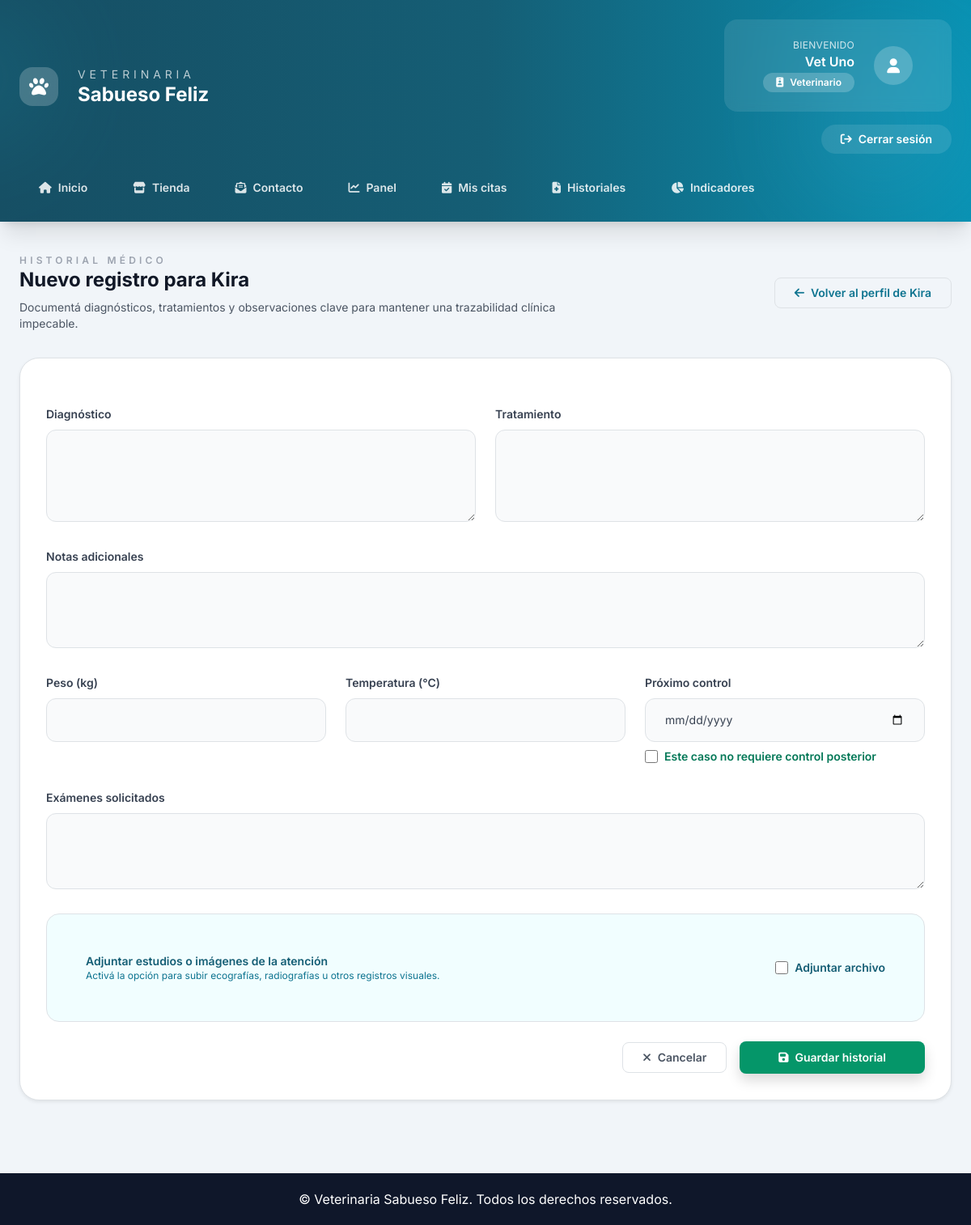
Screenshot of /registrar-historial/1/ (signed in) with the database file from the repository.
### Core/models.py (models this page shows, shortened)
class User(AbstractUser):
    ROLES = (
        ("ADMIN", "Administrador"),
        ("VET", "Veterinario"),
        ("ADMIN_OP", "Administrativo"),
        ("OWNER", "Propietario"),
    )
    rol = models.CharField(max_length=20, choices=ROLES)
    telefono = models.CharField(max_length=20, blank=True)
    direccion = models.CharField(max_length=200, blank=True)
    activo = models.BooleanField(default=True)
    avatar = models.ImageField(upload_to="avatars/", blank=True, null=True)
    especialidad = models.CharField(max_length=100, blank=True)  # para veterinarios

class Paciente(models.Model):
    nombre = models.CharField(max_length=100)
    especie = models.CharField(max_length=50)
    raza = models.CharField(max_length=50, blank=True)
    sexo = models.CharField(max_length=10)
    fecha_nacimiento = models.DateField()
    propietario = models.ForeignKey(Propietario, on_delete=models.CASCADE)
    vacunas = models.TextField(blank=True)
    alergias = models.TextField(blank=True)
    foto = models.ImageField(upload_to="pacientes/", blank=True, null=True)

### Core/views.py (the view, shortened to what this page needs)
# urls.py: path('registrar-historial/<int:paciente_id>/', views.registrar_historial, name='registrar_historial'),
@login_required
def registrar_historial(request, paciente_id):
    paciente = get_object_or_404(Paciente, id=paciente_id)
    if request.user.rol != "VET":
        messages.error(request, "No tienes permiso para registrar historial médico.")
        return redirect("dashboard")
    cita_asociada = None
    cita_id_param = request.GET.get("cita") or request.POST.get("cita_id")
    return render(
        request,
        "core/registrar_historial.html",
        {"paciente": paciente, "cita_asociada": cita_asociada},
    )

### Core/templates/core/registrar_historial.html (shortened to what this page needs)
{% extends "core/base.html" %}
{% block main_class %}max-w-7xl mx-auto px-4 sm:px-6 lg:px-8 py-10{% endblock %}
{% block content %}
<div class="space-y-8">
    <div class="flex flex-wrap items-center justify-between gap-4">
        <div>
            <p class="text-xs font-semibold uppercase tracking-[0.35em] text-gray-400">Historial médico</p>
            <h2 class="text-2xl font-bold text-gray-900">Nuevo registro para {{ paciente.nombre }}</h2>
            <p class="mt-2 max-w-2xl text-sm text-gray-600">
                Documentá diagnósticos, tratamientos y observaciones clave para mantener una trazabilidad clínica impecable.
            </p>
        </div>
        <a href="{% url 'detalle_mascota' paciente.id %}" class="inline-flex items-center gap-2 rounded-lg border border-cyan-200 px-4 py-2 text-sm font-semibold text-cyan-700 hover:bg-cyan-50">
            <i class="fas fa-arrow-left"></i>
            Volver al perfil de {{ paciente.nombre }}
        </a>
    </div>
    <form method="post" enctype="multipart/form-data" class="space-y-6 rounded-3xl border border-gray-200 bg-white p-8 shadow-sm">
        <div class="grid grid-cols-1 gap-6 md:grid-cols-2">
            <div class="space-y-2">
                <label class="text-sm font-semibold text-gray-700" for="diagnostico">Diagnóstico</label>
                <textarea id="diagnostico" name="diagnostico" rows="4" class="w-full rounded-xl border border-gray-300 bg-gray-50 px-4 py-3 text-sm text-gray-700 focus:border-cyan-500 focus:bg-white focus:outline-none focus:ring-2 focus:ring-cyan-200" required></textarea>
            </div>
            <div class="space-y-2">
                <label class="text-sm font-semibold text-gray-700" for="tratamiento">Tratamiento</label>
                <textarea id="tratamiento" name="tratamiento" rows="4" class="w-full rounded-xl border border-gray-300 bg-gray-50 px-4 py-3 text-sm text-gray-700 focus:border-cyan-500 focus:bg-white focus:outline-none focus:ring-2 focus:ring-cyan-200" required></textarea>
            </div>
        </div>
        <div class="space-y-2">
            <label class="text-sm font-semibold text-gray-700" for="notas">Notas adicionales</label>
            <textarea id="notas" name="notas" rows="3" class="w-full rounded-xl border border-gray-300 bg-gray-50 px-4 py-3 text-sm text-gray-700 focus:border-cyan-500 focus:bg-white focus:outline-none focus:ring-2 focus:ring-cyan-200"></textarea>
        </div>
        <div class="grid grid-cols-1 gap-6 md:grid-cols-3">
            <div class="space-y-2">
                <label class="text-sm font-semibold text-gray-700" for="peso">Peso (kg)</label>
                <input id="peso" type="number" step="0.01" name="peso" class="w-full rounded-xl border border-gray-300 bg-gray-50 px-4 py-3 text-sm text-gray-700 focus:border-cyan-500 focus:bg-white focus:outline-none focus:ring-2 focus:ring-cyan-200">
            </div>
            <div class="space-y-2">
                <label class="text-sm font-semibold text-gray-700" for="temperatura">Temperatura (°C)</label>
                <input id="temperatura" type="number" step="0.1" name="temperatura" class="w-full rounded-xl border border-gray-300 bg-gray-50 px-4 py-3 text-sm text-gray-700 focus:border-cyan-500 focus:bg-white focus:outline-none focus:ring-2 focus:ring-cyan-200">
            </div>
            <div class="space-y-2">
                <label class="text-sm font-semibold text-gray-700" for="proximo_control">Próximo control</label>
                <input id="proximo_control" type="date" name="proximo_control" class="w-full rounded-xl border border-gray-300 bg-gray-50 px-4 py-3 text-sm text-gray-700 focus:border-cyan-500 focus:bg-white focus:outline-none focus:ring-2 focus:ring-cyan-200">
                <label class="mt-2 inline-flex items-center gap-2 text-sm font-semibold text-emerald-700">
                    <input type="checkbox" id="sin_proximo_control" name="sin_proximo_control" class="h-4 w-4 rounded border-gray-300 text-emerald-600 focus:ring-emerald-500">
                    Este caso no requiere control posterior
                </label>
            </div>
        </div>
        <div class="space-y-2">
            <label class="text-sm font-semibold text-gray-700" for="examenes">Exámenes solicitados</label>
            <textarea id="examenes" name="examenes" rows="3" class="w-full rounded-xl border border-gray-300 bg-gray-50 px-4 py-3 text-sm text-gray-700 focus:border-cyan-500 focus:bg-white focus:outline-none focus:ring-2 focus:ring-cyan-200"></textarea>
        </div>
        <div class="rounded-2xl border border-dashed border-cyan-300 bg-cyan-50/70 p-5">
            <div class="flex flex-col gap-3 md:flex-row md:items-center md:justify-between">
                <div>
                    <p class="text-sm font-semibold text-cyan-800">Adjuntar estudios o imágenes de la atención</p>
                    <p class="text-xs text-cyan-700">Activá la opción para subir ecografías, radiografías u otros registros visuales.</p>
                </div>
                <label class="inline-flex items-center gap-2 text-sm font-semibold text-cyan-800">
                    <input type="checkbox" id="adjuntar_estudios" name="adjuntar_estudios" class="h-4 w-4 rounded border-cyan-400 text-cyan-600 focus:ring-cyan-500">
                    Adjuntar archivo
                </label>
            </div>
        </div>
        <div class="flex flex-wrap items-center justify-end gap-3">
            <a href="{% url 'detalle_mascota' paciente.id %}" class="inline-flex items-center gap-2 rounded-lg border border-gray-200 px-4 py-2 text-sm font-semibold text-gray-600 hover:bg-gray-100">
                <i class="fas fa-times"></i>
                Cancelar
            </a>
            <button type="submit" class="inline-flex items-center gap-2 rounded-lg bg-emerald-600 px-5 py-2.5 text-sm font-semibold text-white shadow hover:bg-emerald-700">
                <i class="fas fa-save"></i>
                Guardar historial
            </button>
        </div>
    </form>
</div>
{% endblock %}

### Core/templates/core/partials/header.html (shortened to what this page needs)
{% with current=request.resolver_match.url_name %}
<header class="relative overflow-hidden bg-gradient-to-r from-cyan-900 via-cyan-800 to-cyan-600 text-white shadow-xl">
    <div class="pointer-events-none absolute inset-0 opacity-20">
        <div class="absolute -left-32 top-0 h-48 w-48 rounded-full bg-cyan-400/60 blur-3xl"></div>
        <div class="absolute right-0 top-10 h-56 w-56 rounded-full bg-sky-300/50 blur-3xl"></div>
    </div>
    <div class="relative z-10 max-w-7xl mx-auto px-4 sm:px-6 lg:px-8 py-6">
        <div class="flex flex-col gap-6">
            <div class="flex flex-col gap-4 lg:flex-row lg:items-center lg:justify-between">
                <div class="flex items-center gap-4">
                    <div class="flex h-12 w-12 items-center justify-center rounded-2xl bg-white/20">
                        <i class="fas fa-paw text-2xl"></i>
                    </div>
                    <div>
                        <p class="text-sm uppercase tracking-[0.35em] text-white/70">Veterinaria</p>
                        <a href="{% url 'landing' %}" class="text-2xl font-bold leading-tight text-white hover:text-cyan-100">
                            Sabueso Feliz
                        </a>
                    </div>
                </div>
                {% if request.user.is_authenticated %}
                    <div class="flex flex-col gap-3 text-white lg:items-end">
                        <div class="flex items-center gap-4 rounded-2xl bg-white/10 px-5 py-4 backdrop-blur">
                            <div class="text-right">
                                <p class="text-xs uppercase tracking-wide text-white/80">Bienvenido</p>
                                <p class="font-semibold">{{ request.user.get_full_name|default:request.user.username }}</p>
                                <span class="inline-flex items-center gap-2 rounded-full bg-white/20 px-3 py-1 text-xs font-semibold">
                                    <i class="fas fa-id-badge"></i>
                                    {{ request.user.get_rol_display }}
                                </span>
                            </div>
                            <div class="flex h-12 w-12 items-center justify-center rounded-full bg-white/20">
                                <i class="fas fa-user text-lg"></i>
                            </div>
                        </div>
                        <div class="flex flex-wrap items-center justify-end gap-2">
                            <a href="{% url 'logout' %}"
                               class="inline-flex items-center gap-2 rounded-full bg-white/10 px-4 py-2 text-sm font-semibold transition hover:bg-white/20">
                                <i class="fas fa-arrow-right-from-bracket"></i>
                                Cerrar sesión
                            </a>
                        </div>
                    </div>
                {% endif %}
            </div>
            <nav class="flex flex-wrap items-center gap-2">
                <a href="{% url 'landing' %}"
                   class="rounded-full px-4 py-2 text-sm font-semibold transition-colors {% if current == 'landing' %}bg-white text-cyan-900 shadow{% else %}text-white/85 hover:bg-white/10{% endif %}">
                    <i class="fas fa-home mr-2"></i>Inicio
                </a>
                <a href="{% url 'tienda' %}"
                   class="rounded-full px-4 py-2 text-sm font-semibold transition-colors {% if current == 'tienda' or current == 'detalle_producto' %}bg-white text-cyan-900 shadow{% else %}text-white/85 hover:bg-white/10{% endif %}">
                    <i class="fas fa-store mr-2"></i>Tienda
                </a>
                <a href="{% url 'contacto' %}"
                   class="rounded-full px-4 py-2 text-sm font-semibold transition-colors {% if current == 'contacto' %}bg-white text-cyan-900 shadow{% else %}text-white/85 hover:bg-white/10{% endif %}">
                    <i class="fas fa-envelope-open-text mr-2"></i>Contacto
                </a>
                {% if request.user.is_authenticated %}
                    <a href="{% url 'dashboard' %}"
                       class="rounded-full px-4 py-2 text-sm font-semibold transition-colors {% if current == 'dashboard' %}bg-white text-cyan-900 shadow{% else %}text-white/85 hover:bg-white/10{% endif %}">
                        <i class="fas fa-chart-line mr-2"></i>Panel
                    </a>
                    {% if request.user.rol == "ADMIN" %}
                        <a href="{% url 'dashboard_veterinarios' %}"
                           class="rounded-full px-4 py-2 text-sm font-semibold transition-colors {% if current == 'dashboard_veterinarios' %}bg-white text-cyan-900 shadow{% else %}text-white/85 hover:bg-white/10{% endif %}">
                            <i class="fas fa-user-md mr-2"></i>Equipo
                        </a>
                        <a href="{% url 'admin_productos_list' %}"
                           class="rounded-full px-4 py-2 text-sm font-semibold transition-colors {% if current == 'admin_productos_list' %}bg-white text-cyan-900 shadow{% else %}text-white/85 hover:bg-white/10{% endif %}">
                            <i class="fas fa-box-open mr-2"></i>Inventario
                        </a>
                    {% elif request.user.rol == "ADMIN_OP" %}
                        <a href="{% url 'dashboard_veterinarios' %}"
                           class="rounded-full px-4 py-2 text-sm font-semibold transition-colors {% if current == 'dashboard_veterinarios' %}bg-white text-cyan-900 shadow{% else %}text-white/85 hover:bg-white/10{% endif %}">
                            <i class="fas fa-user-md mr-2"></i>Equipo
                        </a>
                    {% elif request.user.rol == "VET" %}
                        <a href="{% url 'mis_citas' %}"
                           class="rounded-full px-4 py-2 text-sm font-semibold transition-colors {% if current == 'mis_citas' or current == 'detalle_cita' %}bg-white text-cyan-900 shadow{% else %}text-white/85 hover:bg-white/10{% endif %}">
                            <i class="fas fa-calendar-check mr-2"></i>Mis citas
                        </a>
                        <a href="{% url 'historial_medico_vet' %}"
                           class="rounded-full px-4 py-2 text-sm font-semibold transition-colors {% if current == 'historial_medico_vet' or current == 'detalle_historial' %}bg-white text-cyan-900 shadow{% else %}text-white/85 hover:bg-white/10{% endif %}">
                            <i class="fas fa-file-medical mr-2"></i>Historiales
                        </a>
                        <a href="{% url 'dashboard_veterinarios' %}"
                           class="rounded-full px-4 py-2 text-sm font-semibold transition-colors {% if current == 'dashboard_veterinarios' or current == 'dashboard_veterinarios_indicadores' %}bg-white text-cyan-900 shadow{% else %}text-white/85 hover:bg-white/10{% endif %}">
                            <i class="fas fa-chart-pie mr-2"></i>Indicadores
                        </a>
                    {% endif %}
                {% endif %}
            </nav>
        </div>
    </div>
</header>
{% endwith %}

### Core/templates/core/base.html (style rules this page uses)
body { font-family: 'Inter', sans-serif; background-color: #f5f7fa; }

### rows the page displays
User: user.get_full_name "Vet Uno", user.rol "Veterinario"
Paciente: nombre "Kira"
